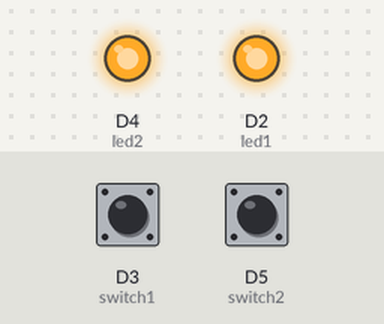
Recording of a sketch running on a simulated ESP8266 (NodeMCU). Parts: output pins drawn as LEDs (lit = HIGH). The test bench sets the inputs (shaded band); at power-on: D3 (switch1) HIGH, D5 (switch2) HIGH.

Above: at 1.8 s.
1.9 s: D3 (switch1) pulled LOW for 0.6 s
At 2.4 s:
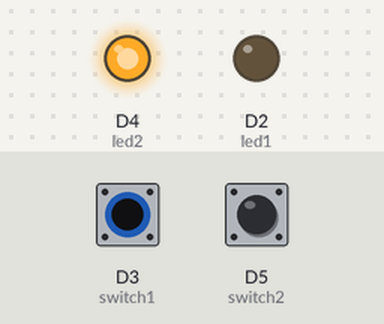
4.0 s: D5 (switch2) pulled LOW for 0.6 s
At 4.8 s:
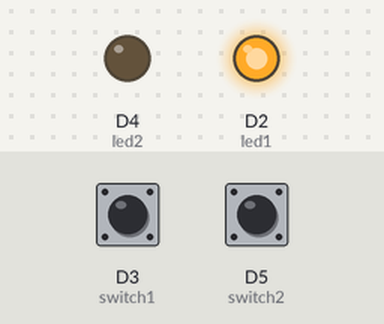
6.5 s: D5 (switch2) pulled LOW for 3.2 s
At 11.0 s:
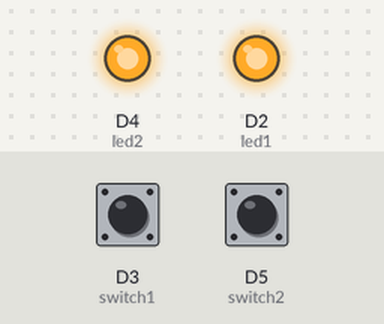
11.5 s: D3 (switch1) pulled LOW for 3.2 s
At 12.2 s:
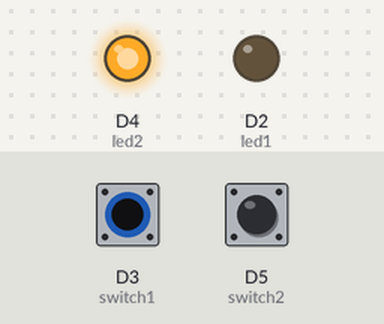
16.5 s: D3 (switch1) driven LOW and D5 (switch2) driven LOW
At 17.2 s:
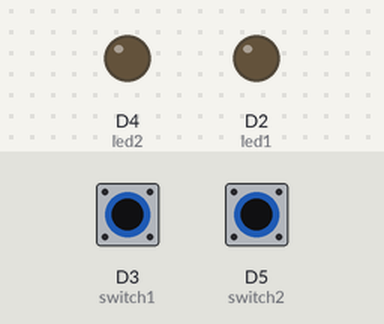
Timing chart, 0 to 19.0 s (numbered marks = the images above; inputs shaded):
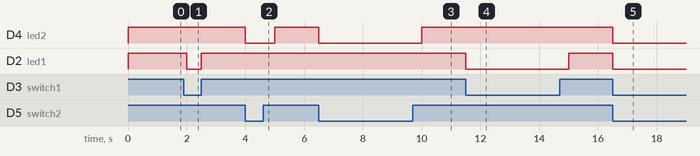

The sketch:

blinking_an_2_leds.ino
```cpp
#define led1 D2
#define switch1 D3
#define led2 D4
#define switch2 D5


void setup() {
  // put your setup code here, to run once:
  pinMode(led1,OUTPUT);
  pinMode(led2,OUTPUT);
  pinMode(switch1,INPUT);
  pinMode(switch2,INPUT);


}

void loop() {
  // put your main code here, to run repeatedly:
  boolean state1,state2;
  state1=digitalRead(switch1);
  state2=digitalRead(switch2);
  digitalWrite(led1,state1);
  digitalWrite(led2,state2);
  delay(500);
}
```

Measured:
- after the input at 1.9 s, D2 (led1): HIGH → LOW after 0.10 s, → HIGH 0.50 s later
- after the input at 4.0 s, D4 (led2): HIGH → LOW at once, → HIGH 1.0 s later
- after the input at 6.5 s, D4 (led2): HIGH → LOW at once, → HIGH 3.5 s later
- after the input at 11.5 s, D2 (led1): HIGH → LOW at once, → HIGH 3.5 s later
- after the input at 16.5 s, D4 (led2), D2 (led1): HIGH → LOW at once
